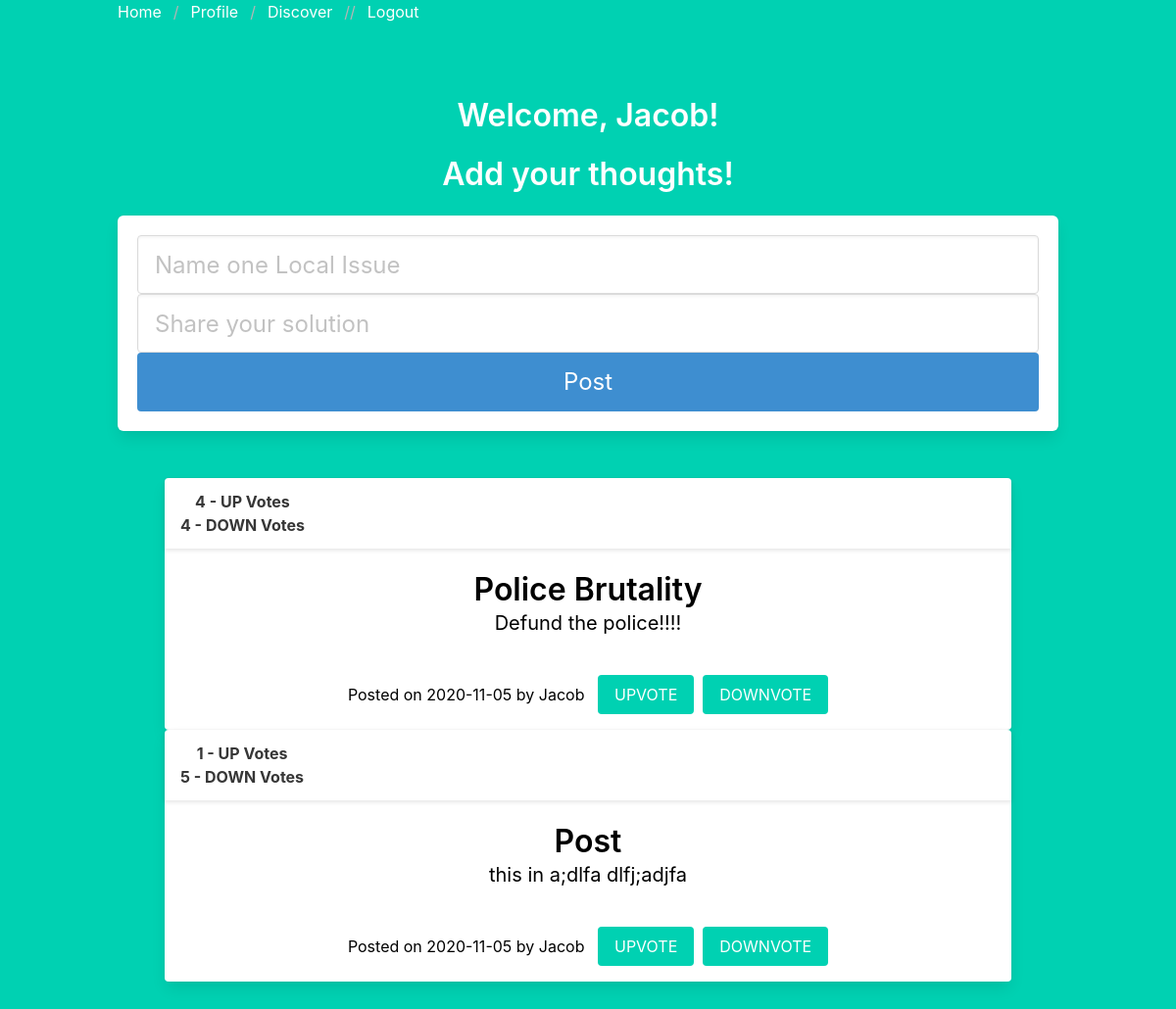
The app's page /profile (signed in) with its own data.
### models.py (models this page shows, shortened)
class User(UserMixin, db.Model):
	__tablename__ = 'user'
	__table_args__ = {'extend_existing': True}
	id = db.Column(db.Integer, primary_key=True)
	email = db.Column(db.String(100), unique=True)
	password = db.Column(db.String(100), unique=True)
	name = db.Column(db.String(1000))
	create_dttm = db.Column(db.DateTime, default= datetime.utcnow)
	posts = db.relationship('Post', backref=db.backref('user', lazy='joined'), lazy=True)

class Post(db.Model):
	__tablename__ = 'post'
	__table_args__ = {'extend_existing': True}
	id = db.Column(db.Integer, primary_key=True)
	title = db.Column(db.String(100), nullable=False)
	body = db.Column(db.Text, nullable=False)
	author = db.Column(db.String(100), nullable=False)
	user_id = db.Column(db.Integer, db.ForeignKey('user.id'), nullable=False)
	create_dttm = db.Column(db.DateTime, default= datetime.utcnow)

### main.py (the view)
@main.route('/profile')
@login_required
def profile():
	try:
		user_posts = Post.query.filter_by(user_id=current_user.id).all()
	except:
		user_posts = ""
	return render_template('profile.html', name =current_user.name, user_id = current_user.id, usr_posts=user_posts, Likes=Likes, Dislikes=Dislikes)

### __init__.py (called while the page is built)
def create_app():
    app = Flask(__name__)
    db_path = os.path.join(os.path.dirname(__file__), 'db.sqlite')
    db_uri = 'sqlite:///{}'.format(db_path)
    app.config['SQLALCHEMY_DATABASE_URI'] = db_uri
    app.config['SQLALCHEMY_TRACK_MODIFICATIONS'] = False
    app.config['SECRET_KEY'] = 'secret-key-goes-here'
    db.init_app(app)
    migrate.init_app(app, db)
    login_manager = LoginManager()
    login_manager.login_view = 'auth.login'
    login_manager.init_app(app)
    from .models import User
    @login_manager.user_loader
    def load_user(user_id):
        return User.query.get(int(user_id))
    from .auth import auth as auth_blueprint
    app.register_blueprint(auth_blueprint)
    from .main import main as main_blueprint
    app.register_blueprint(main_blueprint)
    return app

### templates/profile.html (shortened to what this page needs)
{% extends "base.html" %}
{% block content %}
<h1 class="title">
  Welcome, {{ name }}!
</h1>
<div class="container">
  <h3 class="title">Add your thoughts!</h3>
  <div class="box">
      <form method="POST" action="/create_post">
              <div class="control">
                  <input class="input is-large" type="text" name="title" placeholder="Name one Local Issue" autofocus="">
              </div>
              <div class="control">
                  <input class="input is-large" type="text" name="body" placeholder="Share your solution">
              </div>
          <button class="button is-block is-info is-large is-fullwidth">Post</button>
      </form>
  </div>
</div>
<div class="section">
  {% for post in usr_posts %}
  <div class='container'>
    <div class='card'>
      <header class="card-header">
        <p class="card-header-title">
          {{ Likes.query.filter_by(post_id=post.id).count() }} - UP Votes <br>
          {{ Dislikes.query.filter_by(post_id=post.id).count() }} - DOWN Votes
        </p>
      </header>
      <div class='card-content'>
        <h1 class='title' style='color:black'> {{ post.title }} </h1>
        <p class='subtitle' style='color:black'> {{ post.body }} </p>
      </div>
      <footer class='card-footer-item'>
        <span style='color:black'>
          Posted on {{ post.create_dttm.date() }} by {{ name }} &nbsp;&nbsp;<br>
        </span>
        <br>
        <form action="{{ url_for('main.like_post') }}", method="POST">
            <button class="button is-primary" type="submit" >
                UPVOTE
            </button>
        </form>
        <br>&nbsp;&nbsp;<br>
        <form action="{{ url_for('main.dislike_post') }}", method="POST">
            <button class="button is-primary" type="submit" >
                DOWNVOTE
            </button>
        </form>
      </footer>
  </div>
  </div>
  {% endfor %}
</div>
{% endblock %}

### records on screen
User: name "Jacob"
Post: query.filter_by "4", title "Police Brutality", body "Defund the police!!!!", create_dttm "2020-11-05"
Post: query.filter_by "1", query.filter_by "5", title "Post", body "this in a;dlfa dlfj;adjfa", create_dttm "2020-11-05"
